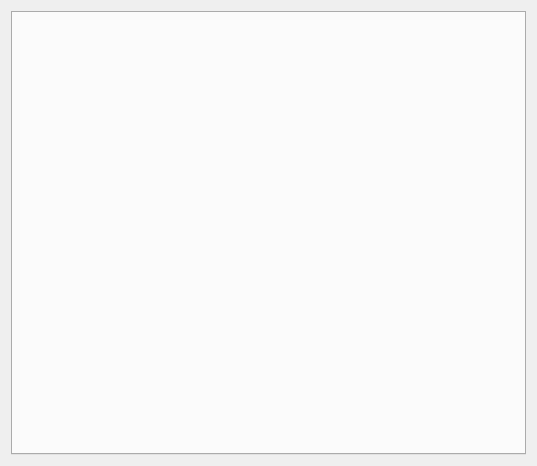
<?xml version="1.0" encoding="UTF-8"?>
<ui version="4.0">
 <class>SMainWidget</class>
 <widget class="QWidget" name="SMainWidget">
  <property name="geometry">
   <rect>
    <x>0</x>
    <y>0</y>
    <width>537</width>
    <height>466</height>
   </rect>
  </property>
  <property name="windowTitle">
   <string>SMainWidget</string>
  </property>
  <layout class="QGridLayout" name="gridLayout">
   <item row="0" column="0">
    <widget class="QTabWidget" name="tabWidget">
     <property name="currentIndex">
      <number>-1</number>
     </property>
    </widget>
   </item>
  </layout>
 </widget>
 <layoutdefault spacing="6" margin="11"/>
 <resources/>
 <connections/>
</ui>
